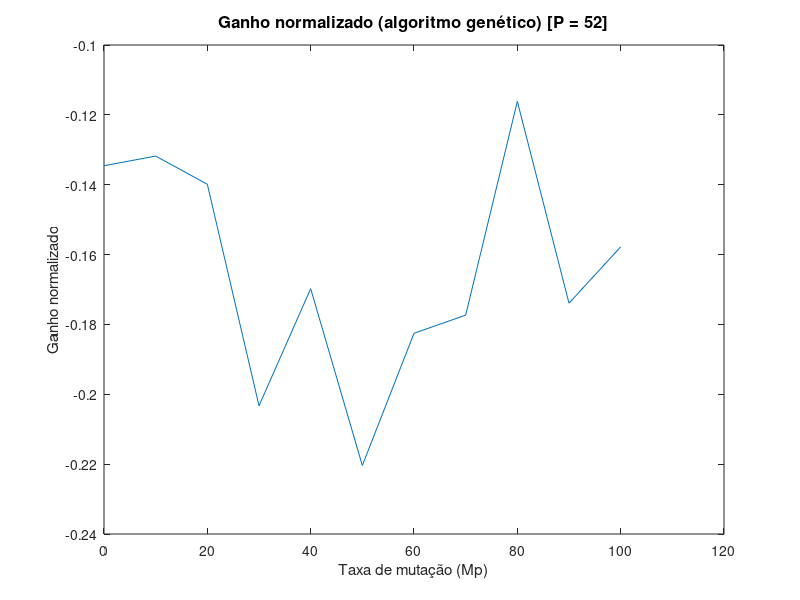

Here is the MATLAB script that generated this plot:
function parametros_genetico_cs()
    data = load('parametros_genetico.csv');

    # 89:99 e 12:22

    x = data(12:22, 2) * 100;
    z = data(12:22, 3);

    plot(x, z);
    title("Ganho normalizado (algoritmo genético) [P = 52]", 'FontSize', 12);
    xlabel("Taxa de mutação (Mp)");
    ylabel("Ganho normalizado");
    pause();
endfunction